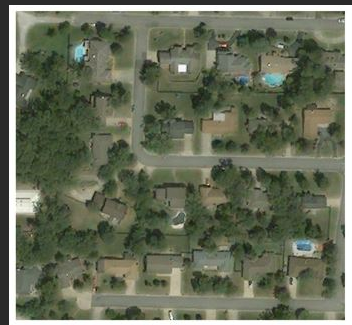
#> input picture data/raw/before.png, 352 x 325 px
$ python preprocess.py
#> lines starting #> are read from the running program, lines starting #| are printed output that depends on the picture
import os
import cv2
import numpy as np

BASE_DIR = os.path.dirname(os.path.abspath(__file__))   # .../SIH_Project/src
PROJECT_ROOT = os.path.dirname(BASE_DIR)                  # .../SIH_Project

def crop_and_resize(path, size=512):
#> called with path = 'data/raw/before.png', size = 512
    img = cv2.imread(path)
#> img is the input picture: shape (325, 352, 3); mean B, G, R 90, 109.9, 103.9
    if img is None:
        raise FileNotFoundError(f"Could not read image at {path} — check the path and filename")
    img = cv2.cvtColor(img, cv2.COLOR_BGR2RGB)
    img = cv2.resize(img, (size, size))
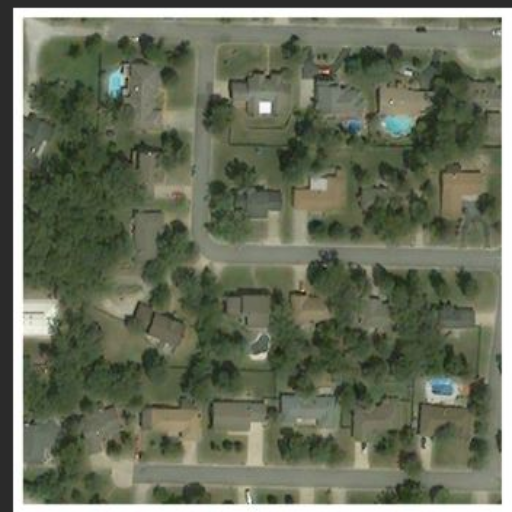
#> img: shape (512, 512, 3); mean R, G, B 103.8, 109.8, 89.9
    return img

if __name__ == "__main__":
    before_path = os.path.join(PROJECT_ROOT, "data", "raw", "before.png")
    after_path  = os.path.join(PROJECT_ROOT, "data", "raw", "after.png")

    before = crop_and_resize(before_path)
    after  = crop_and_resize(after_path)
#> call 2 of crop_and_resize, with path = 'data/raw/after.png', size = 512
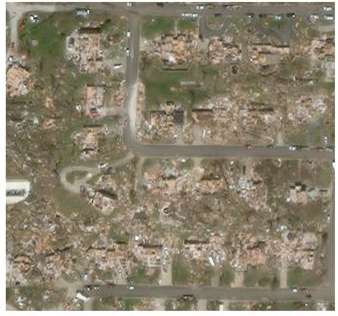
#> input picture data/raw/after.png, 338 x 316 px
#> in crop_and_resize, img is the input picture: shape (316, 338, 3); mean B, G, R 111.3, 130.9, 139.6
#> in crop_and_resize (call 2), `img = cv2.resize(img, (size, size))`:
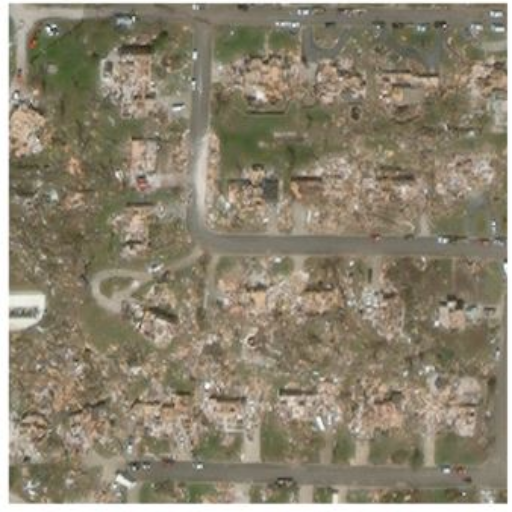
#> img: shape (512, 512, 3); mean R, G, B 139.5, 130.8, 111.2

    # Quick sanity check — both images must be same shape to compare later
    assert before.shape == after.shape, "Before/after images are misaligned — fix before proceeding"

    processed_dir = os.path.join(PROJECT_ROOT, "data", "processed")
    os.makedirs(processed_dir, exist_ok=True)

    np.save(os.path.join(processed_dir, "before.npy"), before)
    np.save(os.path.join(processed_dir, "after.npy"), after)
    print("Preprocessing done. Shapes match:", before.shape, after.shape)
#| Preprocessing done. Shapes match: (512, 512, 3) (512, 512, 3)
